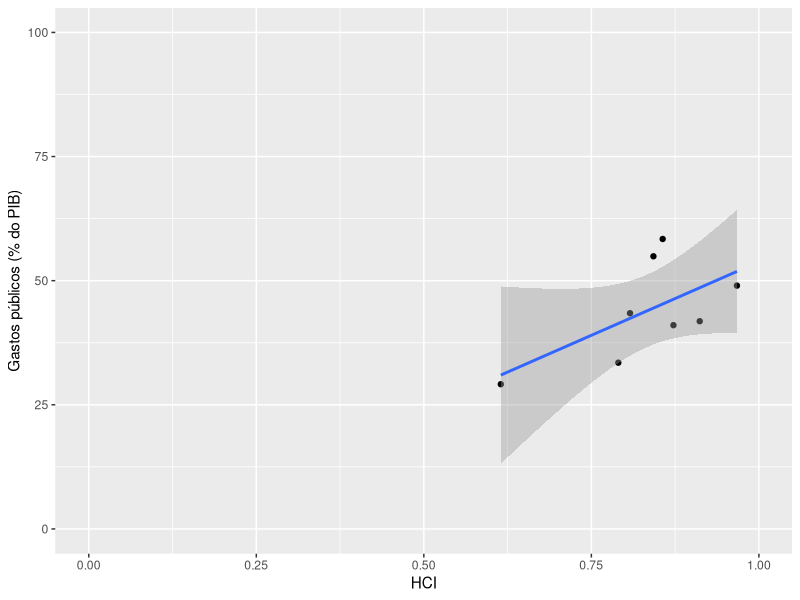

Generate this figure with R:
library(tidyverse)
library(readxl)

egdi <- read.csv('EGOV_DATA_2024.csv') %>% 
    select(Country.Name, Human.Capital.Index) %>%
    arrange(Country.Name)

gastos_publicos <- read_excel('imf_government_expenditure.xls') %>% 
    arrange(Country)

setdiff(gastos_publicos$Country, egdi$Country.Name)

gastos_publicos <- gastos_publicos %>% 
    mutate(Country = case_when(
        Country == 'Vietnam' ~ 'Viet Nam',
        Country == 'Georgia' ~ 'Georgia (Country)',
        Country == 'China, People\'s Republic of' ~ 'China',
        Country == 'China, People\'s Republic of' ~ 'China',
        Country == 'Republic of Congo' ~ 'Congo',
        Country == 'Türkiye, Republic of' ~ 'Türkiye',
        Country == "Micronesia, Fed. States of" ~ "Micronesia (Federated States of)",
        Country == "United States" ~ "United States of America",
        Country == "United Kingdom" ~ "United Kingdom of Great Britain and Northern Ireland",
        Country == "Tanzania" ~ "United Republic of Tanzania",
        Country == "Slovak Republic" ~ "Slovakia",
        Country == "Moldova" ~ "Republic of Moldova",
        Country == "Kyrgyz Republic" ~ "Kyrgyzstan",
        Country == "Korea, Republic of" ~ "Republic of Korea",
        Country == "Iran" ~ "Iran (Islamic Republic of)",
        TRUE ~ Country
    ))

setdiff(gastos_publicos$Country, egdi$Country.Name)

gastos_publicos <- gastos_publicos %>%
    filter(Country %in% egdi$Country.Name)

egdi <- egdi %>%
    filter(Country.Name %in% gastos_publicos$Country)

df <- data.frame(
    egdi = egdi$Human.Capital.Index,
    gastos_publicos = gastos_publicos$Percentage
)

ggplot(df, aes(egdi, gastos_publicos)) +
    geom_point() +
    geom_smooth(method = 'lm') +
    coord_cartesian(ylim = c(0, 100), xlim = c(0, 1)) +
    labs(
        x = 'HCI',
        y = 'Gastos públicos (% do PIB)'
    )